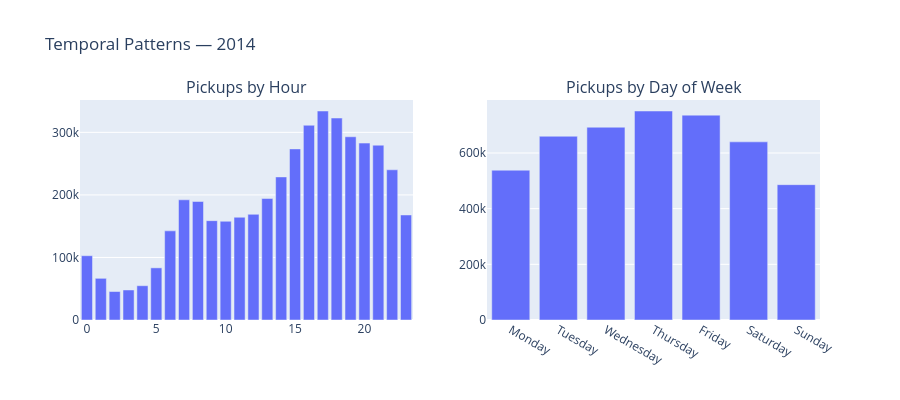

Notebook code for this chart:
### Markdown cell above
The density map confirms that pickups concentrate heavily in Manhattan, with visible activity extending into northwest Brooklyn. Scattered pickups appear across Queens (potentially near airports) and a small cluster is visible near Newark Airport (EWR). This non-uniform spatial distribution, dominated by Manhattan, is well suited for clustering algorithms.

### 3.2 Temporal Distributions

### Code cell
fig = make_subplots(rows=1, cols=2, subplot_titles=("Pickups by Hour", "Pickups by Day of Week"))

# Hourly
hourly = df_2014.groupby("hour").size().reset_index(name="count")
fig.add_trace(
    go.Bar(x=hourly["hour"], y=hourly["count"], name="2014", marker_color="#636EFA"),
    row=1, col=1,
)

# Daily
daily = df_2014.groupby("day_of_week").size().reset_index(name="count")
daily["day_name"] = daily["day_of_week"].map(lambda x: DAY_NAMES[x])
fig.add_trace(
    go.Bar(x=daily["day_name"], y=daily["count"], name="2014", marker_color="#636EFA"),
    row=1, col=2,
)

fig.update_layout(height=400, title_text="Temporal Patterns — 2014", showlegend=False)
fig.write_image("reports/figures/02_02_hourly_daily_bars.png", width=1200, height=700, scale=2)
fig.show()

### Figure 1 — Plotly figure (JSON) as saved in the notebook; plotly's stock layout.template omitted (floating-point values rounded to 4 significant figures)
{"data": [{"marker": {"color": "#636EFA"}, "name": "2014", "type": "bar", "x": [0, 1, 2, 3, 4, 5, 6, 7, 8, 9, 10, 11, 12, 13, 14, 15, 16, 17, 18, 19, 20, 21, 22, 23], "xaxis": "x", "y": [102789, 66643, 45512, 48017, 54828, 83389, 142538, 192189, 189488, 158813, 157853, 164290, 168965, 194216, 228787, 273566, 311366, 334165, 322930, 292951, 282872, 279508, 240164, 167914], "yaxis": "y"}, {"marker": {"color": "#636EFA"}, "name": "2014", "type": "bar", "x": ["Monday", "Tuesday", "Wednesday", "Thursday", "Friday", "Saturday", "Sunday"], "xaxis": "x2", "y": [538148, 660134, 692547, 750809, 735974, 639980, 486161], "yaxis": "y2"}], "layout": {"annotations": [{"font": {"size": 16}, "showarrow": false, "text": "Pickups by Hour", "x": 0.225, "xanchor": "center", "xref": "paper", "y": 1, "yanchor": "bottom", "yref": "paper"}, {"font": {"size": 16}, "showarrow": false, "text": "Pickups by Day of Week", "x": 0.775, "xanchor": "center", "xref": "paper", "y": 1, "yanchor": "bottom", "yref": "paper"}], "height": 400, "showlegend": false, "title": {"text": "Temporal Patterns — 2014"}, "xaxis": {"anchor": "y", "domain": [0, 0.45]}, "xaxis2": {"anchor": "y2", "domain": [0.55, 1]}, "yaxis": {"anchor": "x", "domain": [0, 1]}, "yaxis2": {"anchor": "x2", "domain": [0, 1]}}}
